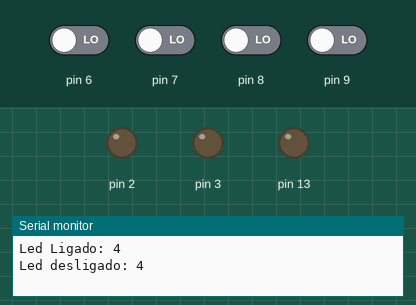
The sketch below on a simulated Arduino Uno, built with avr-gcc and run on an emulated ATmega328P. On the bench: output pins drawn as LEDs (lit = HIGH), the last lines printed to the serial monitor. The inputs (shaded band) are chosen by the test bench; at power-on: pin 6–9 LOW. Random numbers use the default seed unless the sketch sets one.

Above: at 3.2 s.
3.3 s: pin 6 driven HIGH
At 4.6 s:
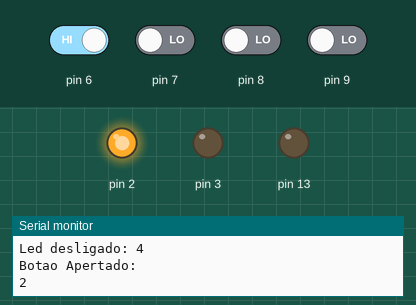
4.9 s: pin 6 driven LOW
At 6.2 s:
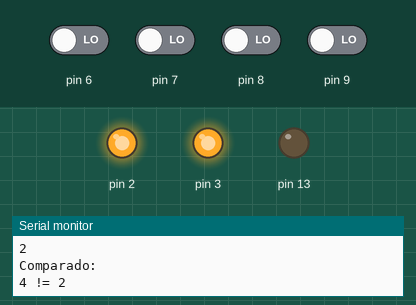
At 12.0 s:
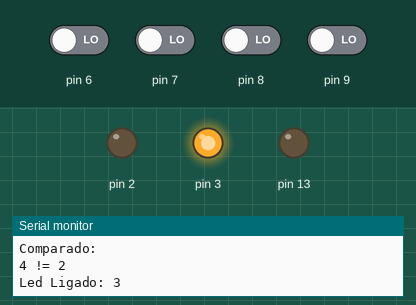
Timing chart, 0 to 12.7 s (numbered marks = the images above; inputs shaded):
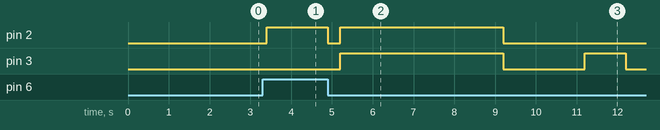

The sketch:

estruturas_Dinamicas_Desafio.ino
```cpp
#include <stdlib.h>

#define qtdLeds 4

int** p;
int rodada = 1, aux = 4, count = 4;

void setup() {
	// put your setup code here, to run once:

	//Aloca 2 linhas
	p = (int**) malloc( sizeof(int*)*2 );

	//Aloca 20 colunas
	for(int i = 0 ; i < 2; ++i) {
		*(p + i) = (int*) malloc(sizeof(int)*20);
	}

	//Pega uma seed aletória para a função rand
	randomSeed(analogRead(0));
	/*
	for (int i = 4; i < 12; ++i)	{
		if(i < 8) pinMode(i, INPUT);
		if(i >= 8) pinMode(i, OUTPUT);
	}*/

  	pinMode(4, INPUT);
  	pinMode(5, INPUT);
  	pinMode(6, INPUT);
  	pinMode(7, INPUT);

  	pinMode(0, OUTPUT);
  	pinMode(1, OUTPUT);
  	pinMode(2, OUTPUT);
  	pinMode(3, OUTPUT);
  	pinMode(13, OUTPUT);

	//Leds
	p[0][0] = 2; //vermelho
	p[0][1] = 3; //verde
	p[0][2] = 4; // amarelo;
	p[0][3] = 5;

	//Botões
	p[1][0] = 6;	//btn 1
	p[1][1] = 7;	//btn2
	p[1][2] = 8;	//btn3
	p[1][3] = 9;

	//Realoca para 24 colunas
	for(int i = 0 ; i < 2; ++i) {
		*(p + i) = (int*) realloc(*(p + i),sizeof(int)*24);
	}

	Serial.begin(9600);
}

void loop() {

	if(rodada < 20){

		ligaLED();

		pegaBotaoApertado();

		if(!compara()) {
			acendePerdeu();
			rodada = 1;
			count = qtdLeds;
		}else{
			count++;
			rodada++;
		}


	} else {
		piscaPadrao();
		count = qtdLeds;
		rodada = 1;
	}
	delay(2000);

}

void piscaPadrao() {

	for (int i = 0; i < qtdLeds; ++i)	{
		if(!(i%2)) {
			digitalWrite(p[0][i], HIGH);
			digitalWrite(p[0][(i+2)%qtdLeds], HIGH);
			delay(1000);
			digitalWrite(p[0][i], LOW);
			digitalWrite(p[0][(i+2)%qtdLeds], LOW);
		} else {
			digitalWrite(p[0][i], HIGH);
			digitalWrite(p[0][(i+2)%qtdLeds], HIGH);
			delay(1000);
			digitalWrite(p[0][i], LOW);
			digitalWrite(p[0][(i+2)%qtdLeds], LOW);
		}
	}

}

void acendePerdeu() {
	for (int i = 0; i < qtdLeds; ++i) {
		digitalWrite(p[0][i], HIGH);
	}
	delay(4000);
	for (int i = 0; i < qtdLeds; ++i) {
		digitalWrite(p[0][i], LOW);
	}

}

void ligaLED() {

	p[0][count] = random(2, 5);
	for (int i = qtdLeds; i <= count; ++i) {

		digitalWrite(p[0][i], HIGH);
		Serial.print("Led Ligado: ");
		Serial.println(p[0][i]);
		delay(1000);

      	Serial.print("Led desligado: ");
		Serial.println(p[0][i]);
		digitalWrite(p[0][i], LOW);
		delay(1000);
	}
}

void pegaBotaoApertado() {
	int x = qtdLeds;
	while(x <= count) {

		if(checkButtonState(p[1][0])) {
			p[1][x] = 2;
			Serial.println("Botao Apertado:");
			digitalWrite(p[1][x], checkButtonState(p[1][0]));
			Serial.println(p[1][x]);
			while(checkButtonState(p[1][0]));
			digitalWrite(p[1][x++], LOW);
		}
		if(checkButtonState(p[1][1])) {
			p[1][x] = 3;
			Serial.println("Botao Apertado:");
			Serial.println(p[1][x]);
			digitalWrite(p[1][x], HIGH);
			while(checkButtonState(p[1][1]));
			digitalWrite(p[1][x++], LOW);
		}
		if(checkButtonState(p[1][2])) {
			p[1][x] = 4;
			digitalWrite(p[1][x], HIGH);
			Serial.println("Botao Apertado:");

			Serial.println(p[1][x]);
			while(checkButtonState(p[1][2]));
			digitalWrite(p[1][x++], LOW);
		}
		if(checkButtonState(p[1][3])) {
			p[1][x] = 5;
			digitalWrite(p[1][x], HIGH);
			Serial.println("Botao Apertado:");
			Serial.println(p[1][x]);
			while(checkButtonState(p[1][3]));
			digitalWrite(p[1][x++], LOW);
		}
	}
}

int compara() {
	int ok = 1;
	Serial.println("Comparado: ");
	for (int i = qtdLeds; i <= count; ++i) {
		if(p[0][i] == p[1][i]) {
			Serial.print(p[0][i]);
			Serial.print(" = ");
			Serial.println(p[1][i]);
			continue;
		}
		else {
			Serial.print(p[0][i]);
			Serial.print(" != ");
			Serial.println(p[1][i]);
			ok = 0;
		}
	}

	return ok;

}

int checkButtonState(int button){

	int reading = digitalRead(button);
	delay(100);
	reading = digitalRead(button);
	if(reading) {
		return 1;
	}
	return 0;
}
```

Measured:
- after the input at 3.3 s, pin 2: LOW → HIGH after 0.10 s
- after the input at 4.9 s, pin 2: HIGH → LOW at once, → HIGH 0.30 s later, → LOW 4.0 s later; pin 3: LOW → HIGH after 0.30 s, → LOW 4.0 s later, → HIGH 2.0 s later, → LOW 1.0 s later
